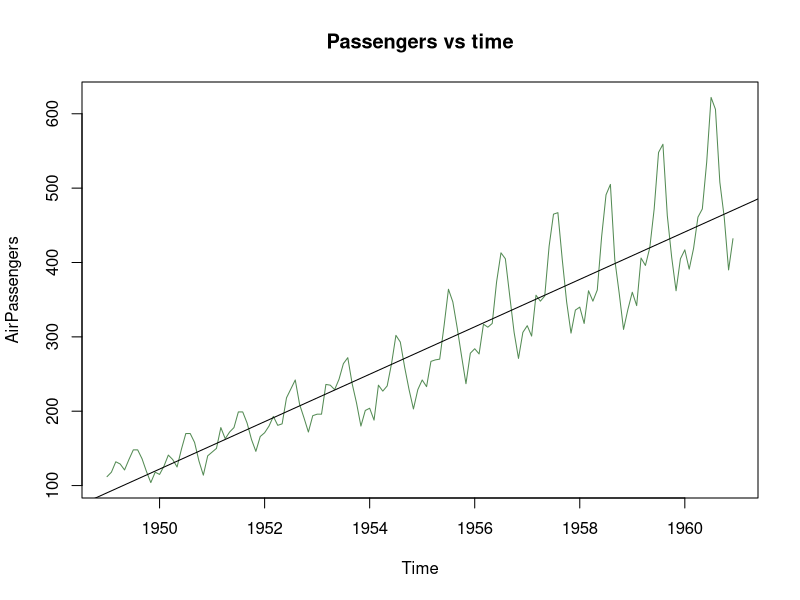
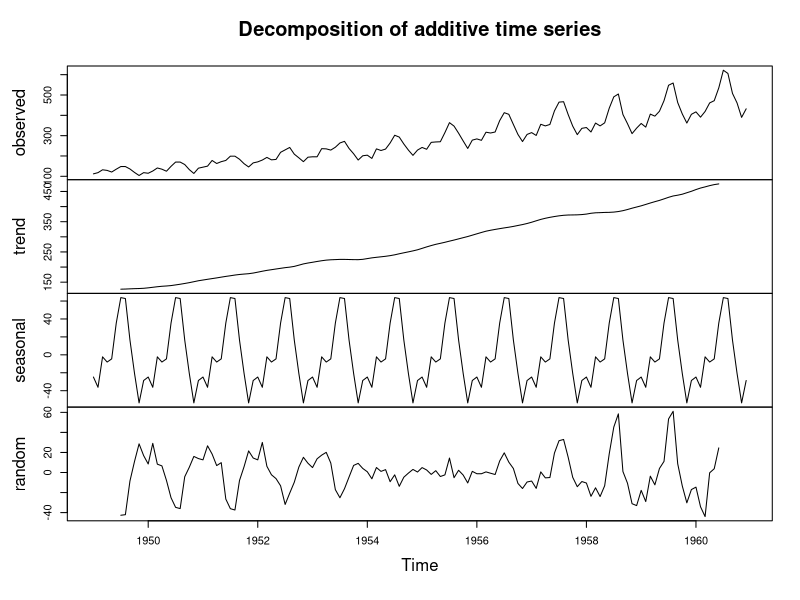
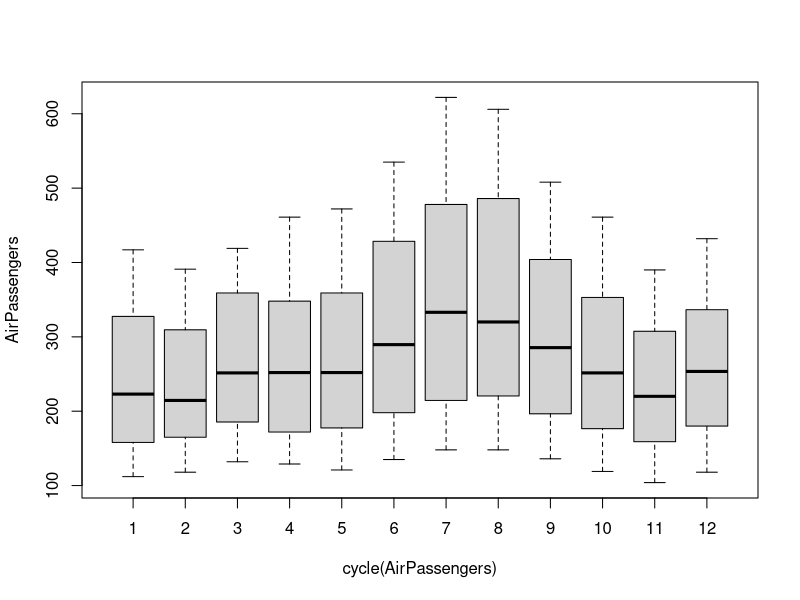
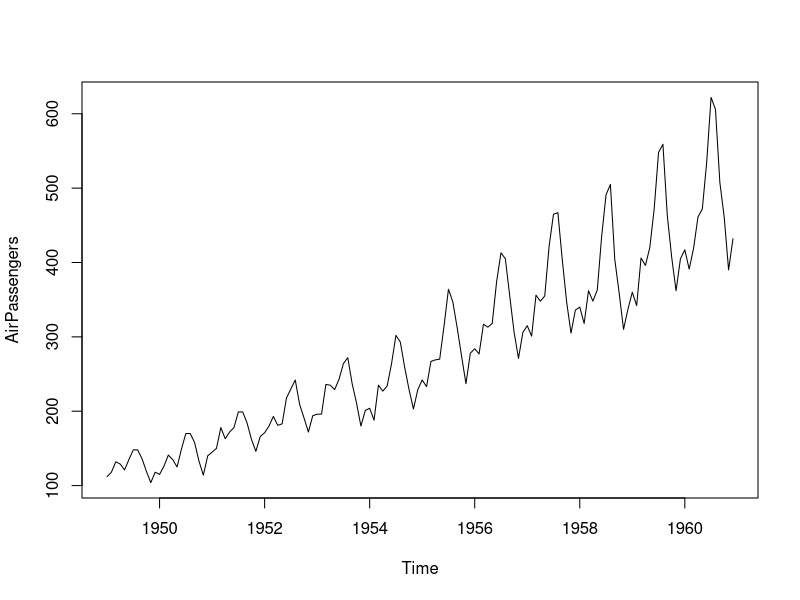
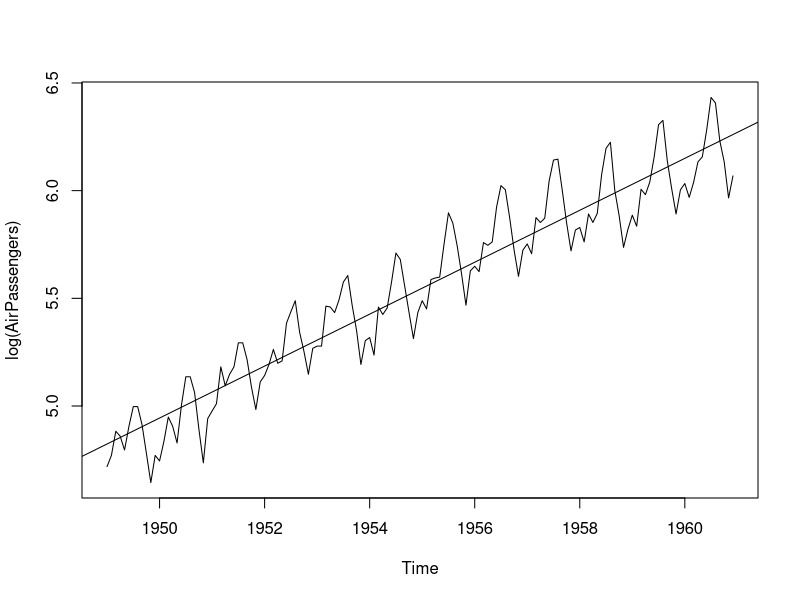
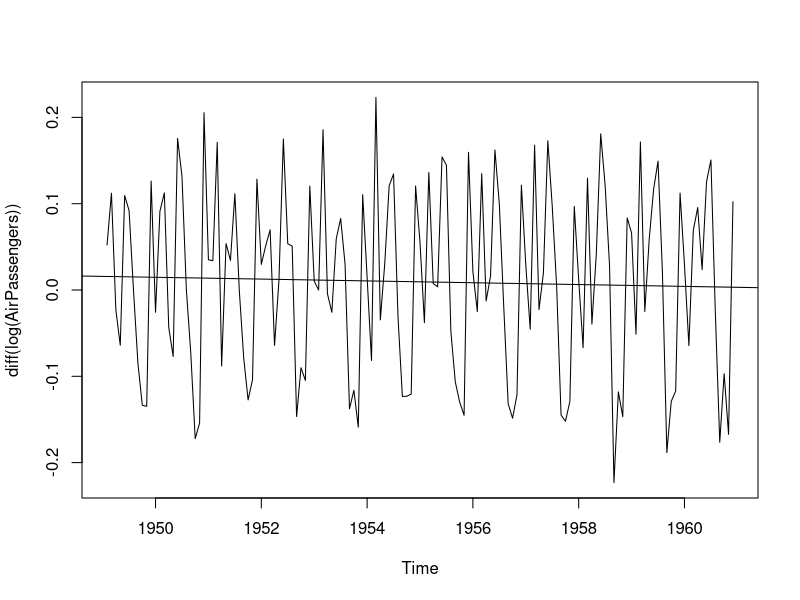
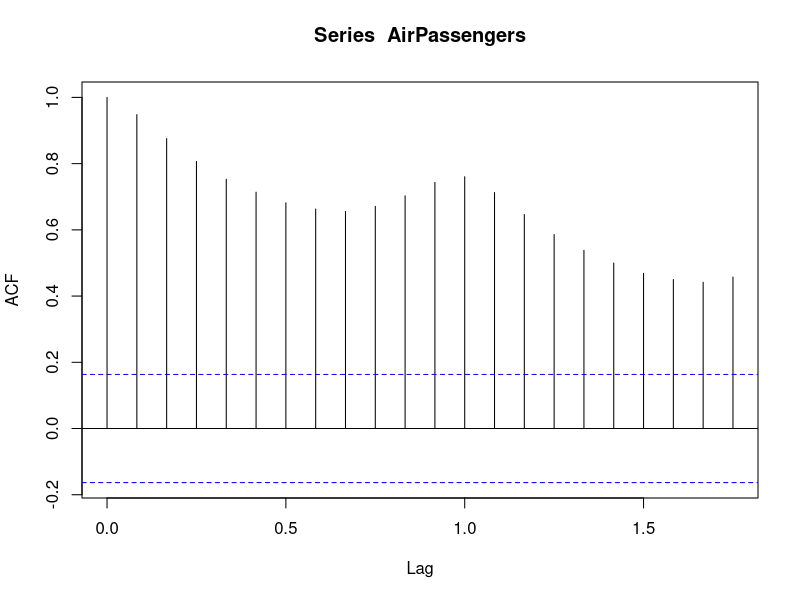
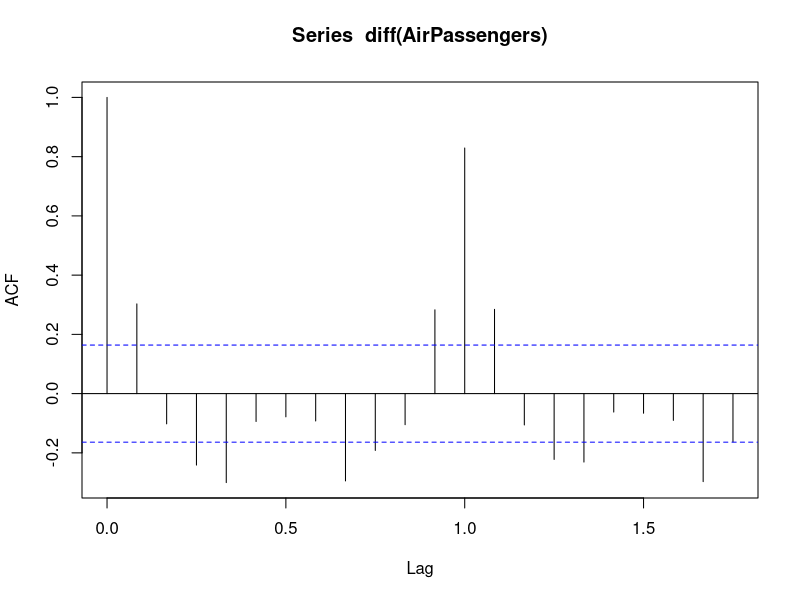

Here is the R script that generated these plots, in order:
AirPassengers
class(AirPassengers)
start(AirPassengers)
end(AirPassengers)
summary(AirPassengers)
plot(AirPassengers,col="palegreen4",
     main="Passengers vs time")
abline(lm(AirPassengers~time(AirPassengers)))
plot(decompose(AirPassengers))
boxplot(AirPassengers~cycle(AirPassengers))
plot(AirPassengers)
plot(log(AirPassengers)) #make variance equal
abline(lm(log(AirPassengers)~time(log(AirPassengers))))

plot(diff(log(AirPassengers)))
abline(lm(diff(log(AirPassengers))~time(diff(log(AirPassengers)))))

#AR I MA
#p  d  q

acf(AirPassengers)
acf(diff(AirPassengers))

#q = 1
pacf(AirPassengers)
#p = 0
#d = 1 , no. of times we differentiate to get mean constant

arima(log(AirPassengers) , c(0,1,1) , 
      seasonal = list(order=c(0,1,0), period=12)) -> mod_time

#The first value, 0, represents the seasonal autoregressive (AR) order (P). 
#It indicates that there is no seasonal autoregressive component in the model. 
#An AR component captures the linear relationship between the series and 
#its lagged values at seasonal lags.

#The second value, 1, represents the seasonal differencing (D) order. 
#It indicates that one level of differencing has been applied to the series 
#at the seasonal period. Seasonal differencing is used to remove the 
#seasonal patterns from the data.

#The third value, 0, represents the seasonal moving average (MA) order (Q). 
#It indicates that there is no seasonal moving average component in the model. 
#An MA component captures the linear relationship between the series and its past 
#forecast errors at seasonal lags.

#By specifying (0,1,0) for the seasonal parameter, you are indicating that there 
#is no seasonal autoregressive component, one level of seasonal differencing, 
#and no seasonal moving average component in the ARIMA model. 
#This suggests that the seasonal patterns in the data are captured primarily 
#through differencing rather than through autoregressive or moving average 
#relationships.

#It's important to note that the values for the seasonal parameter should be 
#determined based on the analysis of the data and the patterns observed in the 
#ACF and PACF plots, as well as through iterative model fitting and evaluation. 
#The values provided in the code snippet are just an example and may not be 
#appropriate for all time series datasets.

predict(mod_time,10*12) -> pred_time
print(pred_time)

2.718^(pred_time$pred) -> pred_time
print(pred_time)

ts.plot(AirPassengers,pred_time,log="y",lty=c(1,3),
        col="palegreen4",main="forecastedvalues")


       